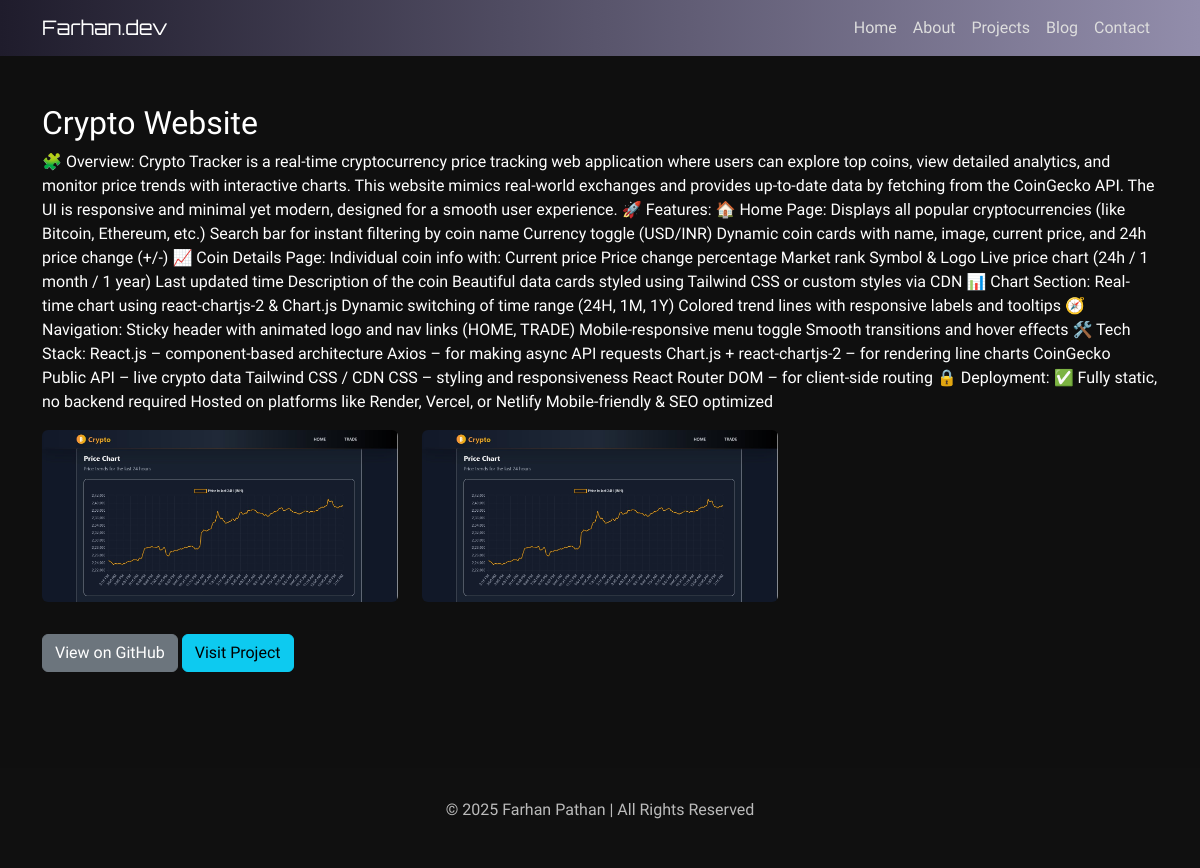
The app's page /project/3/ with its own data.
### portfolio/models.py (models this page shows, shortened)
class Project(models.Model):
    title = models.CharField(max_length=200)
    description = models.TextField()
    github_link = models.URLField(blank=True, null=True)
    visit_link = models.URLField(blank=True, null=True)

class ProjectImage(models.Model):
    project = models.ForeignKey(Project, on_delete=models.CASCADE, related_name='images')
    image = models.ImageField(upload_to='projects/')

### portfolio/views.py (the view)
# urls.py: path('project/<int:pk>/', views.project_detail, name='project_detail'),
def project_detail(request, pk):
    project = get_object_or_404(Project, pk=pk)
    images = project.images.all()
    return render(request, 'main/project_detail.html', {
        'project': project,
        'images': images,
    })

### templates/main/project_detail.html
{% extends 'main/base.html' %}
{% block content %}
    <section class="project-detail py-5">
        <div class="container">
            <h2>{{ project.title }}</h2>
            <p>{{ project.description }}</p>
            <div class="project-images row">
                {% for image in images %}
                    <div class="col-md-4 mb-3">
                        <img src="{{ image.image.url }}" alt="Project Image" class="img-fluid rounded">
                    </div>
                {% endfor %}
            </div>
            {% if project.github_link %}
                <a href="{{ project.github_link }}" class="btn btn-secondary mt-3">View on GitHub</a>
            {% endif %}
            {% if project.visit_link %}
                <a href="{{ project.visit_link }}" class="btn btn-info mt-3">Visit Project</a>
            {% endif %}
        </div>
    </section>
{% endblock %}

### templates/main/base.html (style rules this page uses)
body { font-family: 'Rajdhani', sans-serif; background: #0f0f0f; color: #fff; }
::placeholder { color: #aaa; opacity: 1; }

### records on screen
Project: title "Crypto Website", description "🧩 Overview: Crypto Tracker is a real-time cryptocurrency price tracking web application where users can explore top coins, view detailed analytics, and monitor price trends with interactive charts. This website mimics real-world exchanges and provides up-to-date data by fetching from the CoinGecko API. The UI is responsive and minimal yet modern, designed for a smooth user experience. 🚀 Features: 🏠 Home Page: Displays all popular cryptocurrencies (like Bitcoin, Ethereum, etc.) Search bar for instant filtering by coin name Currency toggle (USD/INR) Dynamic coin cards with name, image, current price, and 24h price change (+/-) 📈 Coin Details Page: Individual coin info with: Current price…"
ProjectImage: image (picture)
ProjectImage: image (picture)
